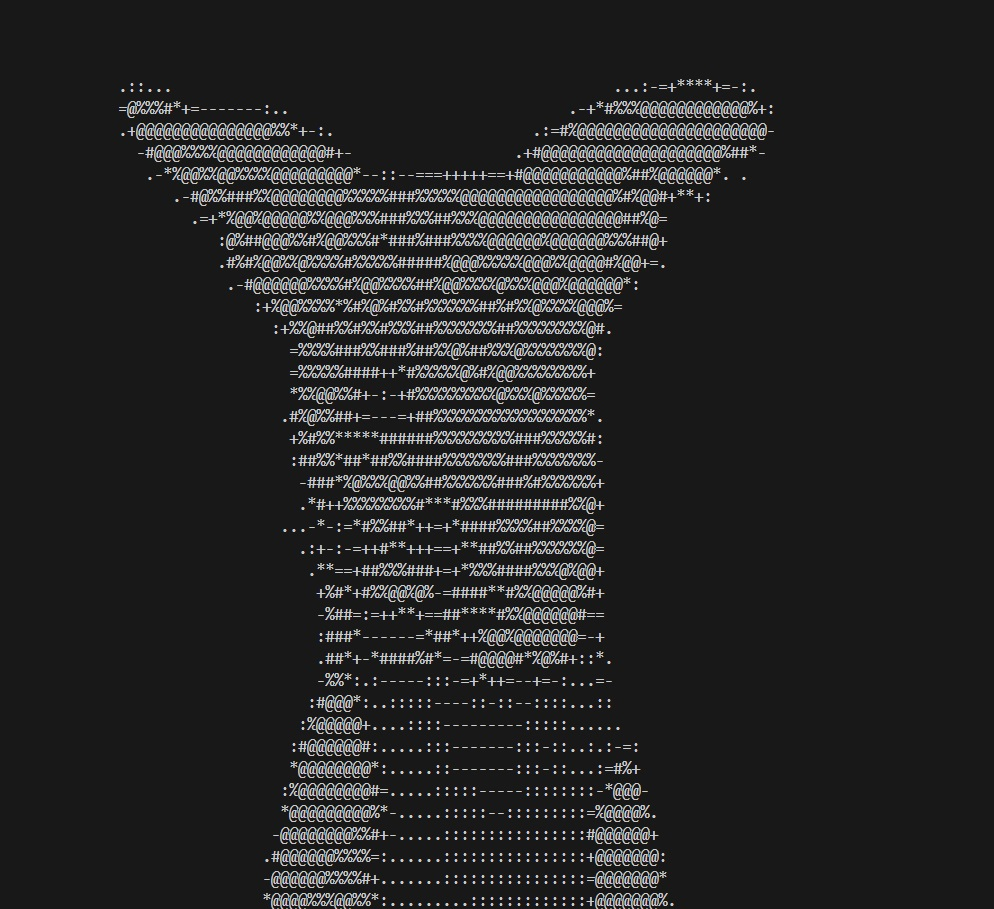
#> input picture Сучасні технології програмування/Павлюк Денис/Python/результат роботи1.jpg, 994 x 909 px
$ python PythonLab.py
#> lines starting #> are read from the running program, lines starting #| are printed output that depends on the picture
#> the answer given: результат роботи1.jpg
import sys
from PIL import Image

ASCII_CHARS = ["@", "%", "#", "*", "+", "=", "-", ":", ".", " "]

class AsciiArtConverter:
    """
    Клас для конвертації зображень у текстовий ASCII-арт.
    """
    def __init__(self, image_path, width=100):
        self.image_path = image_path
        self.width = width

    def load_image(self):
        try:
            img = Image.open(self.image_path)
#> img is the input picture: PIL image 994x909 RGB; mean R, G, B 36.7, 36.7, 37
            return img
        except Exception as e:
            print(f" Помилка: Не вдалося відкрити файл '{self.image_path}'. {e}")
            return None

    def resize_image(self, image):
        """Зміна розміру зі збереженням пропорцій."""
        orig_width, orig_height = image.size
#> orig_width = 994; orig_height = 909
        # Коефіцієнт 0.55 компенсує те, що символи витягнуті вертикально
        ratio = (orig_height / orig_width) * 0.55
#> ratio = 0.503
        new_height = int(self.width * ratio)
#> new_height = 50
        return image.resize((self.width, new_height))
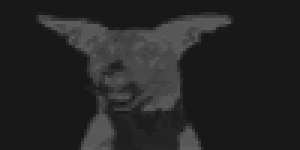
#> returned value: PIL image 100x50 RGB (shown 3 times larger); mean R, G, B 36.7, 36.7, 37

    def generate_text(self):
        image = self.load_image()
        if not image:
            return None

        image = self.resize_image(image)
        grayscale_image = image.convert("L") # Перетворення в відтінки сірого

        pixels = list(grayscale_image.getdata())
#> pixels = 5000 values, max 95 at index 4928, min 22 at index 367, mean 36.74

        # Мапінг яскравості (0-255) на індекс символу
        divisor = 255 // (len(ASCII_CHARS) - 1)

        ascii_str = ""
        for i, pixel in enumerate(pixels):
            # Якщо кінець рядка картинки - додаємо перенос рядка
            if i % self.width == 0 and i != 0:
                ascii_str += "\n"

            # Вибирання символу на основі яскравості пікселя
            ascii_str += ASCII_CHARS[pixel // divisor]
#> this loop made 5000 passes
#> ascii_str on passes 1 to 3: '@', '@@', '@@@'

        return ascii_str

def main():
    print("=== Генератор ASCII-арту ===")

    path = input("Введіть назву файлу з картинкою (наприклад, dog.jpg): ").strip()

    path = path.replace('"', '').replace("'", "")

    if not path:
        print("Ви не ввели назву файлу.")
        return

    converter = AsciiArtConverter(image_path=path, width=100)

    art = converter.generate_text()

    if art:
        print("\n" + "="*20 + " РЕЗУЛЬТАТ " + "="*20 + "\n")
        print(art)
        print("\n" + "="*50 + "\n")

        output_filename = "ascii_result.txt"
        with open(output_filename, "w", encoding="utf-8") as f:
            f.write(art)
        print(f"Результат збережено у файл: {output_filename}")

if __name__ == "__main__":
    main()
